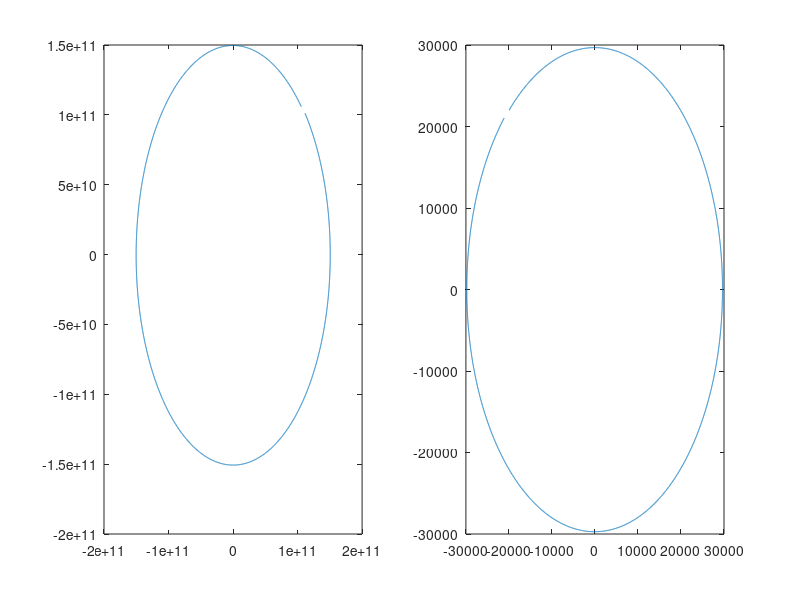

Recreate this plot in MATLAB.
clc 
clear all
close all

Sol_masa = 1988500 * 10^24;
Tierra_distancia = 149.6 * 1000 * 10^6;
Tierra_velocidad = 29.8 *1000;
G = 6.672 * 10^-11;

muestras = 6000;

tiempo = 31536000;
T = tiempo / muestras;

x = Tierra_distancia * sin(pi/4);
xp = Tierra_velocidad * - sin(pi/4);

y = Tierra_distancia * sin(pi/4);
yp = Tierra_velocidad * - cos(3*pi/4);

G_Sol_masa = G * Sol_masa;

px = zeros(1, muestras);
py = zeros(1, muestras);

vx = zeros(1, muestras);
vy = zeros(1, muestras);

for i = 1:muestras
    
    distancia_2 = x^2 + y^2;
    distancia = sqrt(distancia_2);
    distancia_3 = distancia * distancia_2;
    
    ax = -x * ( G_Sol_masa ) / distancia_3;
    ay = -y * ( G_Sol_masa ) / distancia_3;
    
    Cx = ax*T*T/2;
    Cy = ay*T*T/2;
    
    x = x + xp*T + Cx;
    xp = xp + ax*T;
    px(i) = x;
    vx(i) = xp;
    
    y = y + yp*T + Cy;
    yp = yp + ay*T;
    py(i) = y;
    vy(i) = yp;
end

subplot(1, 2, 1)
plot(px, py)

subplot(1, 2, 2)
plot(vx, vy)
